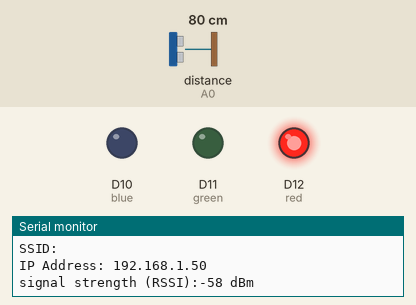
This sketch was run on a simulated Arduino MKR. Parts: output pins drawn as LEDs (lit = HIGH), the last lines printed to the serial monitor. Wiring (inferred from the names in the program): ultrasonic range finder: trigger D14; echo A0. The inputs (shaded band) are chosen by the test bench; at power-on: distance to the obstacle (sensor on A0) 80 cm. The echo pulse lasts 58.3 µs per cm; WiFi joins after 1.5 s; servers stay silent unless stated; not simulated (calls return 0 or success): arduino_secrets.h; pins used as bus, display or sensor lines are not drawn.

Above: at 7.7 s.
7.8 s: distance to the obstacle (sensor on A0) set to 88 cm
11.5 s: distance to the obstacle (sensor on A0) set to 97 cm
At 13.3 s:
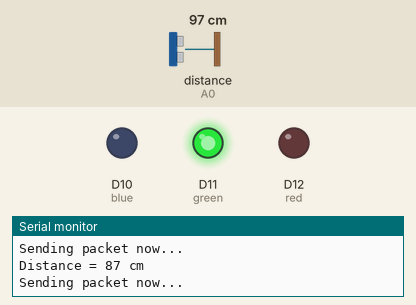
19.0 s: distance to the obstacle (sensor on A0) set to 2 cm
At 21.1 s:
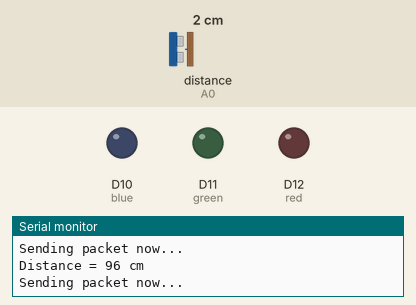
26.0 s: distance to the obstacle (sensor on A0) set to 93 cm
At 28.0 s:
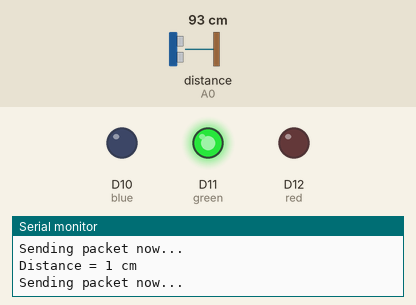
Timing chart, 0 to 34.5 s (numbered marks = the images above; inputs shaded):
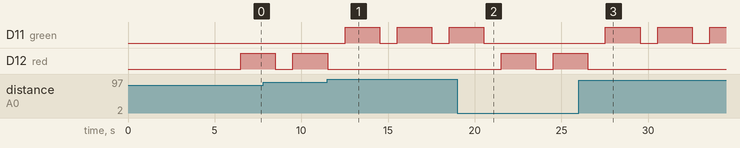

Measured:
- the behaviour switches between 91 and 92 cm on distance to the obstacle (sensor on A0) (found by bisection; images 0 and 1)
- after the input at 11.5 s, D11 (green): alternates HIGH for 2.0 s and LOW for 1.0 s, starting after 1.0 s; D12 (red): goes on until 11.5 s, then stays LOW
- after the input at 19.0 s, D11 (green): goes on until 20.5 s, then stays LOW; D12 (red): LOW → HIGH after 2.5 s, → LOW 2.0 s later, → HIGH 1.0 s later
- after the input at 26.0 s, D11 (green): alternates HIGH for 2.0 s and LOW for 1.0 s, starting after 1.5 s; D12 (red): goes on until 26.5 s, then stays LOW

The sketch:

distance_over_udp.ino
```cpp
/*
  WiFi UDP Send

 This sketch sends UDP packet containing distance data

 */


#include <SPI.h>
#include <WiFiNINA.h>
#include <WiFiUdp.h>

int status = WL_IDLE_STATUS;
#include "arduino_secrets.h"
///////please enter your sensitive data in the Secret tab/arduino_secrets.h
char ssid[] = SECRET_SSID;        // your network SSID (name)
char pass[] = SECRET_PASS;    // your network password (use for WPA, or use as key for WEP)
int keyIndex = 0;            // your network key index number (needed only for WEP)

unsigned int localPort = 2390;      // local port to listen on
char  ReplyBuffer[16];

char packetBuffer[256]; //buffer to hold incoming packet

int red = 12;
int green = 11;
int blue = 10;

int trigger = 14;
int echo = 15;

float duration = 0;
float distance = 0;

WiFiUDP Udp;

void setup() {
  //Initialize serial and wait for port to open:
  pinMode(trigger, OUTPUT);
  pinMode(echo, INPUT);
  pinMode(blue, OUTPUT);
  pinMode(red, OUTPUT);
  pinMode(green, OUTPUT);
  Serial.begin(9600);
  //while (!Serial) {
  //  ; // wait for serial port to connect. Needed for native USB port only
  //}


  // check for the WiFi module:
  if (WiFi.status() == WL_NO_MODULE) {
    Serial.println("Communication with WiFi module failed!");
    // don't continue
    while (true);
  }

  String fv = WiFi.firmwareVersion();
  if (fv < WIFI_FIRMWARE_LATEST_VERSION) {
    Serial.println("Please upgrade the firmware");
  }

  // attempt to connect to WiFi network:
  while (status != WL_CONNECTED) {
    Serial.print("Attempting to connect to SSID: ");
    Serial.println(ssid);
    // Connect to WPA/WPA2 network. Change this line if using open or WEP network:
    status = WiFi.begin(ssid, pass);

    // wait 10 seconds for connection:
    delay(5000);
  }
  Serial.println("Connected to WiFi");
  printWifiStatus();
  Udp.begin(localPort);
}

void loop() {
  digitalWrite(trigger, LOW);
  delayMicroseconds(2);
  digitalWrite(trigger, HIGH);
  delayMicroseconds(10);
  digitalWrite(trigger, LOW);

  duration = pulseIn(echo, HIGH);

  int distance_cm = ((duration * 0.034) / 2);

  if (distance_cm < 103 && distance_cm > 90){
    colorfn(green);
  }

  else{
    colorfn(red);
  }

  Serial.print("Distance = ");
  Serial.print(distance_cm);
  Serial.println(" cm");
  //ltoa(distance_cm, ReplyBuffer, 15);
  //Serial.println(ReplyBuffer);

  Serial.println("Sending packet now...");
  // send a reply, to the IP address and port that sent us the packet we received
  Udp.beginPacket(IPAddress(192,168,1,77), 7203);
  Udp.print(distance_cm);
  Udp.endPacket();
}

void colorfn(int color){
  digitalWrite(color, HIGH);
  delay(2000);
  digitalWrite(color, LOW);
  delay(1000);
}

void printWifiStatus() {
  // print the SSID of the network you're attached to:
  Serial.print("SSID: ");
  Serial.println(WiFi.SSID());

  // print your board's IP address:
  IPAddress ip = WiFi.localIP();
  Serial.print("IP Address: ");
  Serial.println(ip);

  // print the received signal strength:
  long rssi = WiFi.RSSI();
  Serial.print("signal strength (RSSI):");
  Serial.print(rssi);
  Serial.println(" dBm");
}
```
